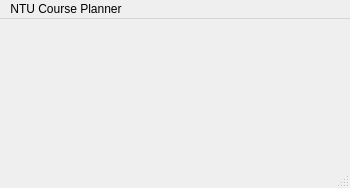
<?xml version="1.0" encoding="UTF-8"?>
<ui version="4.0">
 <class>MainWindow</class>
 <widget class="QMainWindow" name="MainWindow">
  <property name="geometry">
   <rect>
    <x>0</x>
    <y>0</y>
    <width>350</width>
    <height>188</height>
   </rect>
  </property>
  <property name="windowTitle">
   <string>MainWindow</string>
  </property>
  <widget class="QWidget" name="centralwidget"/>
  <widget class="QMenuBar" name="menubar">
   <property name="geometry">
    <rect>
     <x>0</x>
     <y>0</y>
     <width>350</width>
     <height>22</height>
    </rect>
   </property>
   <widget class="QMenu" name="menuNTU_Course_Planner">
    <property name="title">
     <string>NTU Course Planner</string>
    </property>
   </widget>
   <addaction name="menuNTU_Course_Planner"/>
  </widget>
  <widget class="QStatusBar" name="statusbar"/>
 </widget>
 <resources/>
 <connections/>
</ui>
